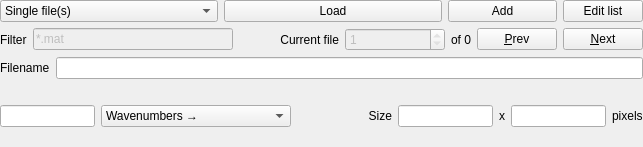
<?xml version="1.0" encoding="UTF-8"?>
<ui version="4.0">
 <class>fileLoader</class>
 <widget class="QWidget" name="fileLoader">
  <property name="geometry">
   <rect>
    <x>0</x>
    <y>0</y>
    <width>643</width>
    <height>147</height>
   </rect>
  </property>
  <property name="sizePolicy">
   <sizepolicy hsizetype="MinimumExpanding" vsizetype="MinimumExpanding">
    <horstretch>0</horstretch>
    <verstretch>0</verstretch>
   </sizepolicy>
  </property>
  <property name="windowTitle">
   <string>Form</string>
  </property>
  <layout class="QVBoxLayout" name="verticalLayout">
   <property name="leftMargin">
    <number>0</number>
   </property>
   <property name="topMargin">
    <number>0</number>
   </property>
   <property name="rightMargin">
    <number>0</number>
   </property>
   <property name="bottomMargin">
    <number>0</number>
   </property>
   <item>
    <layout class="QHBoxLayout" name="horizontalLayout_26" stretch="2,2,1,0">
     <item>
      <widget class="QComboBox" name="comboBoxSingMult">
       <item>
        <property name="text">
         <string>Single file(s)</string>
        </property>
       </item>
       <item>
        <property name="text">
         <string>Directory</string>
        </property>
       </item>
       <item>
        <property name="text">
         <string>Directory, recursive</string>
        </property>
       </item>
      </widget>
     </item>
     <item>
      <widget class="QPushButton" name="pushButtonLoad">
       <property name="text">
        <string>Load</string>
       </property>
      </widget>
     </item>
     <item>
      <widget class="QPushButton" name="pushButtonAdd">
       <property name="text">
        <string>Add</string>
       </property>
      </widget>
     </item>
     <item>
      <widget class="QPushButton" name="pushButtonShowFiles">
       <property name="text">
        <string>Edit list</string>
       </property>
      </widget>
     </item>
    </layout>
   </item>
   <item>
    <layout class="QHBoxLayout" name="horizontalLayout_28" stretch="0,2,1,1,0,0,0">
     <item>
      <widget class="QLabel" name="label_3">
       <property name="text">
        <string>Filter</string>
       </property>
      </widget>
     </item>
     <item>
      <widget class="QLineEdit" name="lineEditLoadFilter">
       <property name="enabled">
        <bool>false</bool>
       </property>
       <property name="toolTip">
        <string>&lt;html&gt;&lt;head/&gt;&lt;body&gt;&lt;p&gt;Filter to determine what files are loaded from directories.&lt;/p&gt;&lt;p&gt;Can also be used to filter subdirectories in recursive mode, eg Slide*/*.mat&lt;/p&gt;&lt;/body&gt;&lt;/html&gt;</string>
       </property>
       <property name="text">
        <string>*.mat</string>
       </property>
      </widget>
     </item>
     <item>
      <widget class="QLabel" name="label">
       <property name="text">
        <string>Current file</string>
       </property>
       <property name="alignment">
        <set>Qt::AlignRight|Qt::AlignTrailing|Qt::AlignVCenter</set>
       </property>
      </widget>
     </item>
     <item>
      <widget class="QSpinBox" name="spinBoxFileNumber">
       <property name="enabled">
        <bool>false</bool>
       </property>
       <property name="minimumSize">
        <size>
         <width>50</width>
         <height>0</height>
        </size>
       </property>
       <property name="keyboardTracking">
        <bool>false</bool>
       </property>
       <property name="minimum">
        <number>1</number>
       </property>
       <property name="maximum">
        <number>1</number>
       </property>
      </widget>
     </item>
     <item>
      <widget class="QLabel" name="labelFileCount">
       <property name="text">
        <string>of 0</string>
       </property>
       <property name="alignment">
        <set>Qt::AlignCenter</set>
       </property>
      </widget>
     </item>
     <item>
      <widget class="QPushButton" name="pushButtonFilePrev">
       <property name="text">
        <string>&amp;Prev</string>
       </property>
       <property name="shortcut">
        <string>P</string>
       </property>
      </widget>
     </item>
     <item>
      <widget class="QPushButton" name="pushButtonFileNext">
       <property name="text">
        <string>&amp;Next</string>
       </property>
       <property name="shortcut">
        <string>N</string>
       </property>
      </widget>
     </item>
    </layout>
   </item>
   <item>
    <layout class="QHBoxLayout" name="horizontalLayout_27" stretch="0,10">
     <item>
      <widget class="QLabel" name="label_2">
       <property name="text">
        <string>Filename</string>
       </property>
      </widget>
     </item>
     <item>
      <widget class="QLineEdit" name="lineEditFilename">
       <property name="readOnly">
        <bool>true</bool>
       </property>
      </widget>
     </item>
    </layout>
   </item>
   <item>
    <layout class="QHBoxLayout" name="horizontalLayout_2" stretch="1,2,1,1,0,1,0">
     <item>
      <widget class="QLineEdit" name="lineEditLength">
       <property name="readOnly">
        <bool>true</bool>
       </property>
      </widget>
     </item>
     <item>
      <widget class="QComboBox" name="comboBoxUnits">
       <item>
        <property name="text">
         <string>Wavenumbers →</string>
        </property>
       </item>
       <item>
        <property name="text">
         <string>Wavenumbers ←</string>
        </property>
       </item>
       <item>
        <property name="text">
         <string>Wavelengths →</string>
        </property>
       </item>
       <item>
        <property name="text">
         <string>Wavelengths ←</string>
        </property>
       </item>
      </widget>
     </item>
     <item>
      <widget class="QLabel" name="label_6">
       <property name="text">
        <string>Size</string>
       </property>
       <property name="alignment">
        <set>Qt::AlignRight|Qt::AlignTrailing|Qt::AlignVCenter</set>
       </property>
      </widget>
     </item>
     <item>
      <widget class="QLineEdit" name="lineEditWidth"/>
     </item>
     <item>
      <widget class="QLabel" name="label_7">
       <property name="text">
        <string>x</string>
       </property>
      </widget>
     </item>
     <item>
      <widget class="QLineEdit" name="lineEditHeight"/>
     </item>
     <item>
      <widget class="QLabel" name="label_5">
       <property name="text">
        <string>pixels</string>
       </property>
      </widget>
     </item>
    </layout>
   </item>
  </layout>
 </widget>
 <tabstops>
  <tabstop>comboBoxSingMult</tabstop>
  <tabstop>pushButtonLoad</tabstop>
  <tabstop>pushButtonAdd</tabstop>
  <tabstop>pushButtonShowFiles</tabstop>
  <tabstop>lineEditLoadFilter</tabstop>
  <tabstop>spinBoxFileNumber</tabstop>
  <tabstop>pushButtonFilePrev</tabstop>
  <tabstop>pushButtonFileNext</tabstop>
  <tabstop>lineEditFilename</tabstop>
  <tabstop>lineEditLength</tabstop>
  <tabstop>comboBoxUnits</tabstop>
  <tabstop>lineEditWidth</tabstop>
  <tabstop>lineEditHeight</tabstop>
 </tabstops>
 <resources/>
 <connections/>
</ui>
